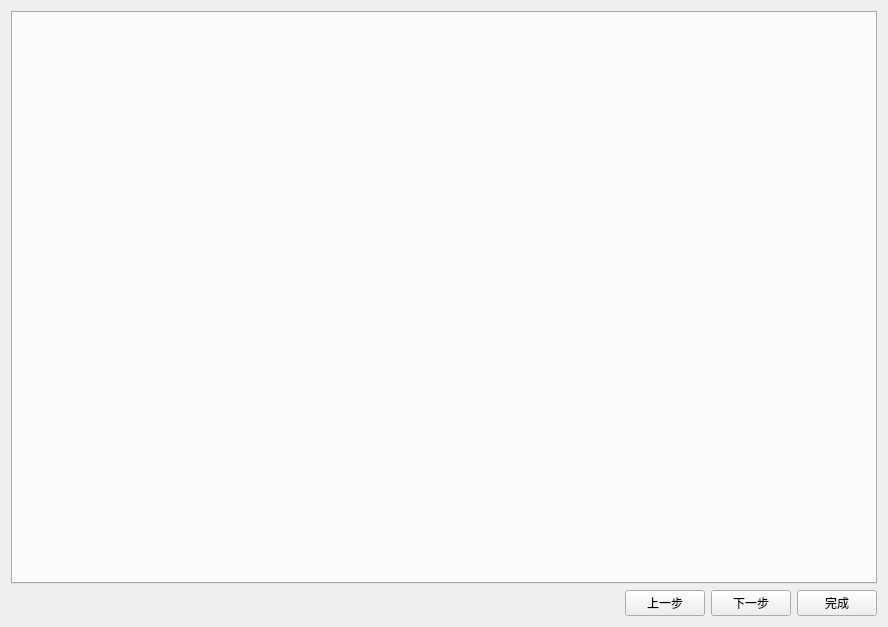
<?xml version="1.0" encoding="UTF-8"?>
<ui version="4.0">
 <class>HscCollectSetting</class>
 <widget class="QWidget" name="HscCollectSetting">
  <property name="geometry">
   <rect>
    <x>0</x>
    <y>0</y>
    <width>888</width>
    <height>627</height>
   </rect>
  </property>
  <property name="windowTitle">
   <string>Form</string>
  </property>
  <layout class="QVBoxLayout" name="verticalLayout">
   <item>
    <widget class="QTabWidget" name="tabWidget"/>
   </item>
   <item>
    <layout class="QHBoxLayout" name="horizontalLayout_2">
     <item>
      <spacer name="horizontalSpacer_2">
       <property name="orientation">
        <enum>Qt::Horizontal</enum>
       </property>
       <property name="sizeHint" stdset="0">
        <size>
         <width>40</width>
         <height>20</height>
        </size>
       </property>
      </spacer>
     </item>
     <item>
      <widget class="QPushButton" name="btn_last">
       <property name="text">
        <string>上一步</string>
       </property>
      </widget>
     </item>
     <item>
      <widget class="QPushButton" name="btn_next">
       <property name="text">
        <string>下一步</string>
       </property>
      </widget>
     </item>
     <item>
      <widget class="QPushButton" name="btn_finish">
       <property name="text">
        <string>完成</string>
       </property>
      </widget>
     </item>
    </layout>
   </item>
  </layout>
 </widget>
 <resources/>
 <connections/>
</ui>
